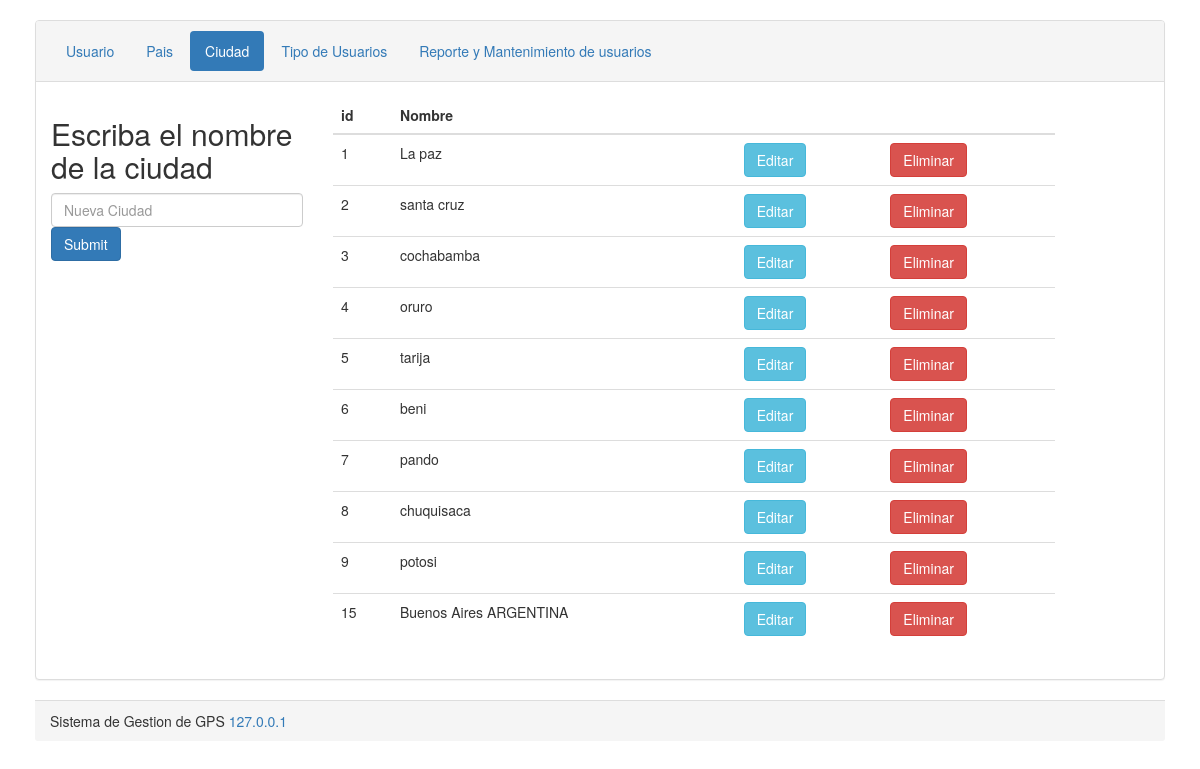
The page /ciudades.php on the database its author committed.
### tables this page shows
CREATE TABLE `ciudad` (
  `idCiudad` int(255) NOT NULL AUTO_INCREMENT,
  `nombre` varchar(50) NOT NULL,
  PRIMARY KEY (`idCiudad`)
);

### ciudades.php (the view, shortened to what this page needs)
<?php
    include_once("conexion.php");
   $sql="select * from ciudad";
    $result=mysqli_query($conexion,$sql);
?>
<!DOCTYPE html>
<html lang="es">
<head>
    <link rel="stylesheet" href="http://maxcdn.bootstrapcdn.com/bootstrap/3.3.7/css/bootstrap.min.css">
</head>
<body>
    <div class="container">
        <div class="panel panel-default">
            <div class="panel-heading">
                <ul class="nav nav-pills">
                    <li role="presentation" ><a href="index.php">Usuario</a></li>
                    <li role="presentation" ><a href="paises.php">Pais</a></li>
                    <li role="presentation" class="active"><a href="ciudades.php">Ciudad</a></li>
                    <li role="presentation"><a href="tiposs.php">Tipo de Usuarios</a></li>
                    <li role="presentation"><a href="Usuariocrudd.php">Reporte y Mantenimiento de usuarios</a></li>
                </ul>
            </div>
            <div class="panel-body">
                    <div class="row">
                        <div class="col-md-3">
                            <h2>Escriba el nombre de la ciudad</h2>
                                <form action="ciudadInsertar.php" method="POST">
                                    <input type="text" class="form-control mb-3" name="nombre" placeholder="Nueva Ciudad">
                                    <input type="submit" class="btn btn-primary">
                                </form>
                        </div>
                        <div class="col-md-8">
                            <table class="table" >
                                <thead class="table-success table-striped" >
                                    <tr>
                                        <th>id</th>
                                        <th>Nombre</th>
                                        <th></th>
                                        <th></th>
                                    </tr>
                                </thead>
                                <tbody>
                                        <?php
                                            while($row=mysqli_fetch_array($result)){
                                        ?>
                                            <tr>
                                                <td><?php  echo $row['idCiudad']?></td>
                                                <td><?php  echo $row['nombre']?></td>
                                                <td><a href="ciudadActualizar.php?id=<?php echo $row['idCiudad'] ?>" class="btn btn-info">Editar</a></td>
                                                <td><a href="ciudadDelete.php?id=<?php echo $row['idCiudad'] ?>" class="btn btn-danger">Eliminar</a></td>
                                            </tr>
                                        <?php
                                            }
                                        ?>
                                </tbody>
                            </table>
                        </div>
                    </div>
            </div>
        </div>
        <div class="panel-footer">Sistema de Gestion de GPS <a href"http://127.0.0.1/gps">127.0.0.1</a></div>
    </div>
</body>
</html>

### ciudades.php (style rules this page uses)
.container { padding: 20px; }

### rows shown on the page
ciudad: idCiudad "1", nombre "La paz"
ciudad: idCiudad "2", nombre "santa cruz"
ciudad: idCiudad "3", nombre "cochabamba"
ciudad: idCiudad "4", nombre "oruro"
ciudad: idCiudad "5", nombre "tarija"
ciudad: idCiudad "6", nombre "beni"
ciudad: idCiudad "7", nombre "pando"
ciudad: idCiudad "8", nombre "chuquisaca"
ciudad: idCiudad "9", nombre "potosi"
ciudad: idCiudad "15", nombre "Buenos Aires ARGENTINA"
